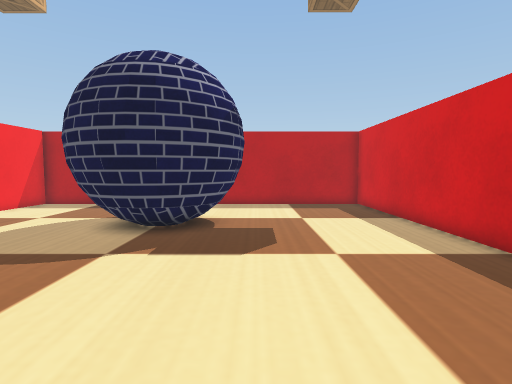
[1] (above)

15 first-person views from a walk through a Webots world. The camera is 0.09 m above the floor, tilts 4° down and sees 80° across. The floor is counted in squares, 0.05 m on a side. Each view is taken from the middle of a square. On the plan, view 1 faces up. The plan holds only what a view shows up to about 16 squares ahead; the rest is blank. Robots are left out. Simple shapes and patterns stand in for the simulator's stock objects.

[2]
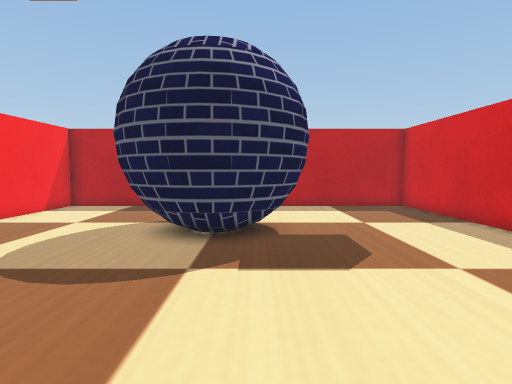

[3]
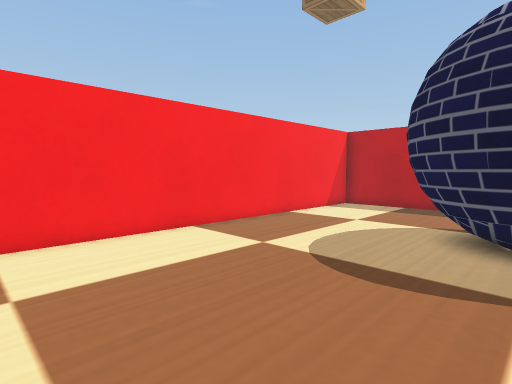

[4]
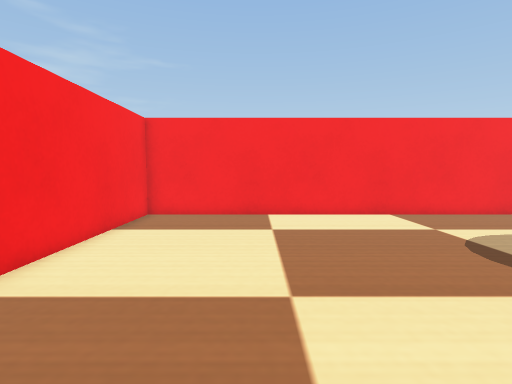

[5]
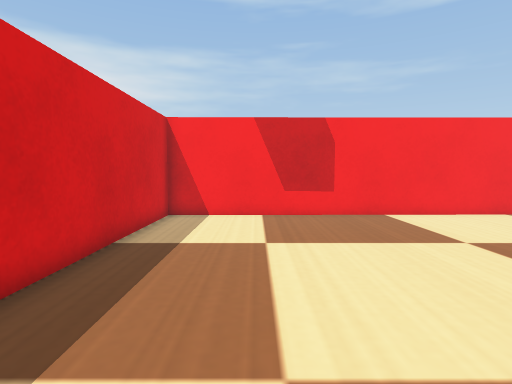

[6]
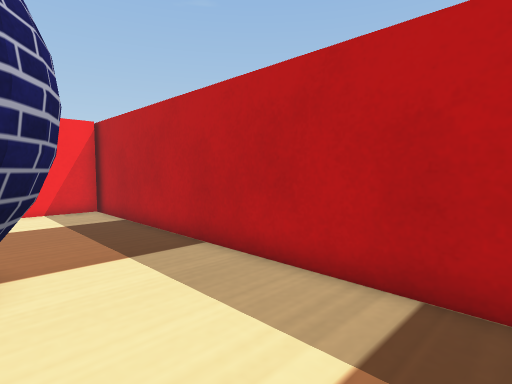

[7]
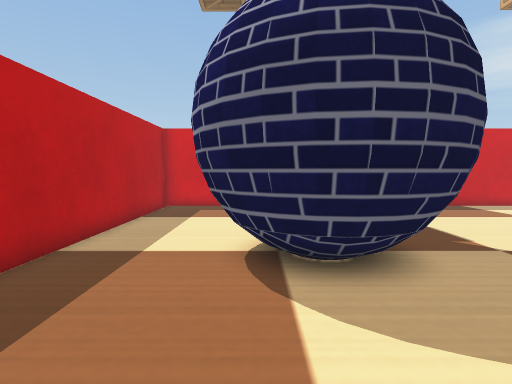

[8]
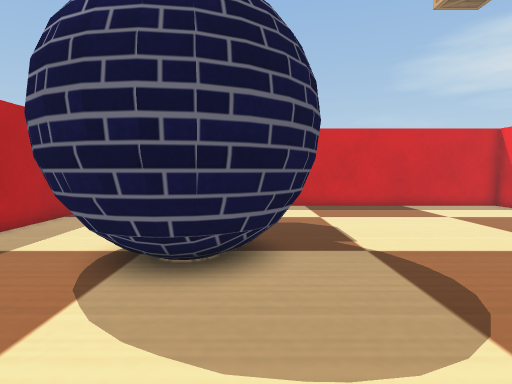

[9]
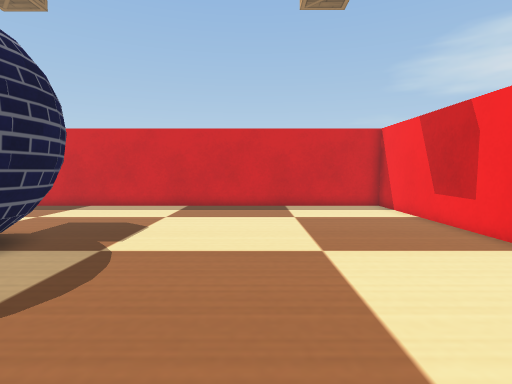

[10]
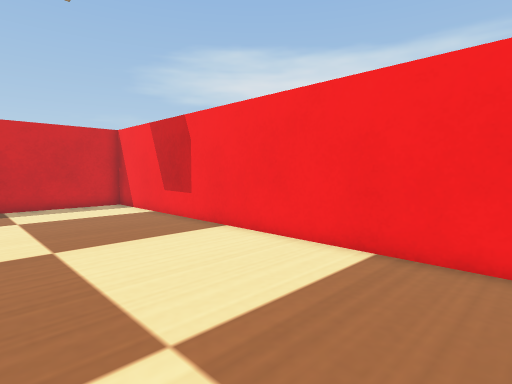

[11]
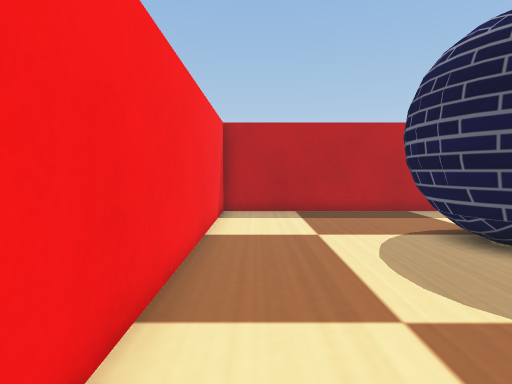

[12]
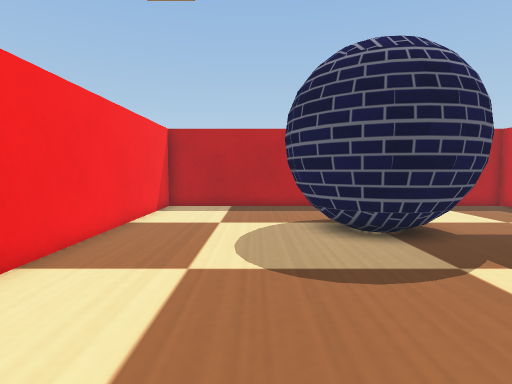

[13]
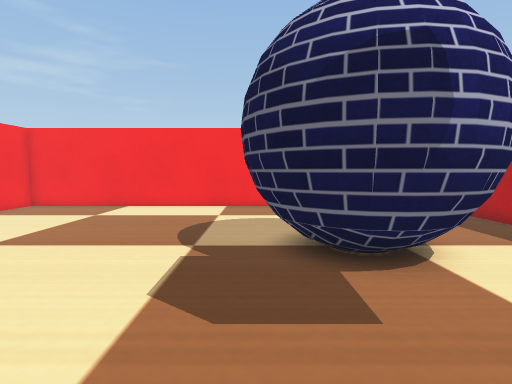

[14]
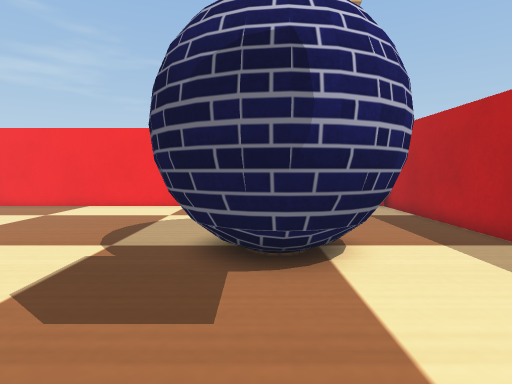

[15]
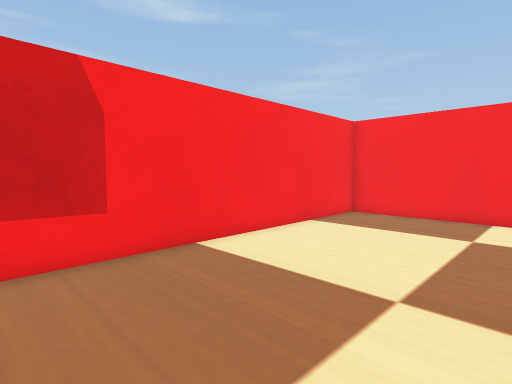

### Floor plan
Key: @ floor where view 1 was taken; # wall or solid block; . floor; B blue ball.
Columns run from 12 left of view 1 to 6 right of it. Each row starts with its distance up from view 1.
 17 ###################
 16 #.................#
 15 #.................#
 14 #.................#
 13 #......BBBB.......#
 12 #.....BBBBBB......#
 11 #.....BBB BB......#
 10 #.....BBBBBB......#
  9 #.....BBBBBB......#
  8 #......BBBB.......#
  7 #.................#
  6 #.................#
  5 #.................#
  4 #.................#
  3 #.................#
  2 #.................#
  1 #.................#
  0 #...........@.....#
 -1 #.................#
 -2 #.................#
 -3 #...........#######
 -4 ##############

Where each view was taken, in squares from view 1:
view 1: 0 up, 0 right, facing up
view 2: 1 up, 2 left, facing up
view 3: 1 up, 3 left, facing up-left
view 4: 1 up, 1 right, facing left
view 5: 9 up, 2 right, facing down
view 6: 12 up, 3 right, facing up-left
view 7: 12 up, 10 left, facing right
view 8: 9 up, 10 left, facing right
view 9: 3 up, 10 left, facing right
view 10: 3 up, 11 left, facing down-right
view 11: 3 up, 10 left, facing up
view 12: 1 up, 7 left, facing up
view 13: 8 up, 4 right, facing left
view 14: 10 up, 4 right, facing left
view 15: 3 up, 1 right, facing down-left
